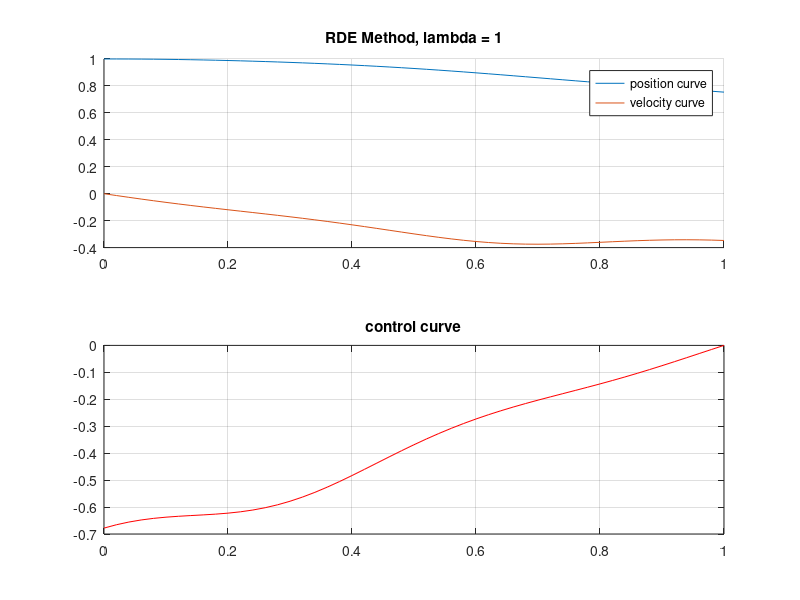

MATLAB code to generate this figure:
clear all;
clc;
tic
% Use Question 2(b) to solve for P(t)
% CASE 1: a(t)=t^2;
lambda = 1;
% 1. Discretization
time_seg = 51;
t = linspace(0, 1, time_seg);
delta_t = 1 / (time_seg - 1);
X = zeros(2, 2, time_seg);
Y = zeros(2, 2, time_seg);
% 2. Initialization
X(:, :, time_seg) = [1, 0;
    0, 1];
Y(:, :, time_seg) = [-2, 0;
    0, 0];
% 3. Iteration
for idx = time_seg : -1 : 2
    time = t(idx);
    A_time = [0, 1;
        0, - sin(10 * time)];
    tmp = [0, 0;
        0, 1]/(2 * lambda);
    derivative = [A_time, tmp;
        zeros(2,2), -A_time'] * [X(:, :, idx); Y(:, :, idx)];
    X(:, :, idx - 1) = X(:, :, idx) - derivative(1:2, :) * delta_t;
    Y(:, :, idx - 1) = Y(:, :, idx) - derivative(3:4, :) * delta_t;
end

P = zeros(2, 2, time_seg);
for idx = 1 : time_seg
    X_tmp = X(:, :, idx);
    Y_tmp = Y(:, :, idx);
    P(:, :, idx) = - 0.5 * Y_tmp * inv(X_tmp);
end

% 4. Solve for state s_t = [x_t; v_t];
S = zeros(2, time_seg);
S(:, 1) = [1; 0];
for idx = 1 : time_seg - 1
    time = t(idx);
    A_time = [0, 1;
        0, - sin(10 * time)];
    P_time = P(:, :, idx);
    tmp = [0, 0; 0, 1] / lambda;
    derivative = (A_time - tmp * P_time)  * S(:, idx);
    S(:, idx + 1) = S(:, idx) + derivative * delta_t;
end

U = zeros(1, time_seg);

for idx = 1 : time_seg
    U(idx) = - [0, 1] * P(:, :, idx) * S(:, idx) / lambda;
end
t1=toc;

figure(2);
subplot(2, 1, 1);
grid on;
hold on;
plot(t, S(1, :));
plot(t, S(2, :));
legend('position curve', 'velocity curve')
title(['RDE Method, ', 'lambda = ',num2str(lambda)])
subplot(2,1,2);
plot(t, U, Color='red');
title('control curve');
grid on;

S


